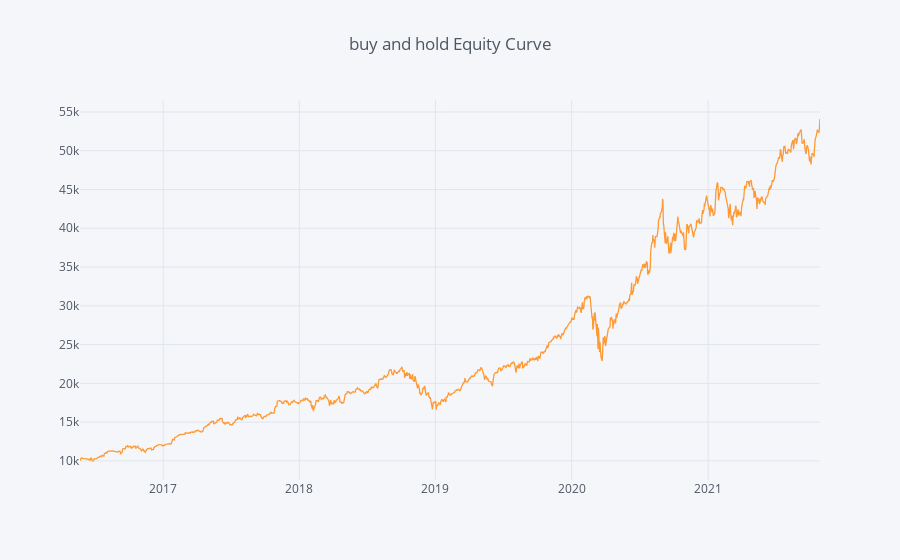

The notebook cell saved with this chart:
### Code cell
#buy and hold Equity Curve
((results.Close.pct_change().dropna()+1).cumprod()*capital).iplot(title="buy and hold Equity Curve")

### Figure 1 — Plotly figure (JSON) as saved in the notebook; plotly's stock layout.template omitted (floating-point values rounded to 4 significant figures; data arrays with more than 128 entries replaced by an {"elided": "..."} marker saying what was removed)
{"data": [{"line": {"color": "rgba(255, 153, 51, 1.0)", "dash": "solid", "shape": "linear", "width": 1.3}, "mode": "lines", "name": "Close", "text": "", "type": "scatter", "x": {"elided": "1370 str values"}, "y": {"elided": "1370 float values"}}], "layout": {"autosize": true, "legend": {"bgcolor": "#F5F6F9", "font": {"color": "#4D5663"}}, "paper_bgcolor": "#F5F6F9", "plot_bgcolor": "#F5F6F9", "title": {"font": {"color": "#4D5663"}, "text": "buy and hold Equity Curve", "x": 0.5}, "xaxis": {"autorange": true, "gridcolor": "#E1E5ED", "range": ["2016-05-23", "2021-10-28"], "showgrid": true, "tickfont": {"color": "#4D5663"}, "title": {"font": {"color": "#4D5663"}, "text": ""}, "type": "date", "zerolinecolor": "#E1E5ED"}, "yaxis": {"autorange": true, "gridcolor": "#E1E5ED", "range": [7534.0, 56550.0], "showgrid": true, "tickfont": {"color": "#4D5663"}, "title": {"font": {"color": "#4D5663"}, "text": ""}, "type": "linear", "zerolinecolor": "#E1E5ED"}}}
